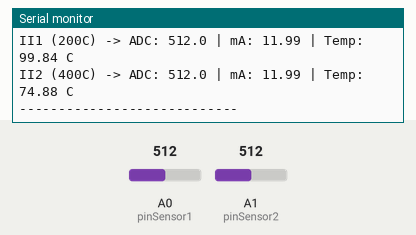
This program was run on a simulated Arduino Mega 2560, built with avr-gcc and run on an emulated ATmega2560. Shown: the last lines printed to the serial monitor. The test bench sets the inputs (shaded band); at power-on: A0 (pinSensor1) = 512, A1 (pinSensor2) = 512.

Above: at 1.2 s.
1.3 s: A0 (pinSensor1) set to 140
At 1.44 s:
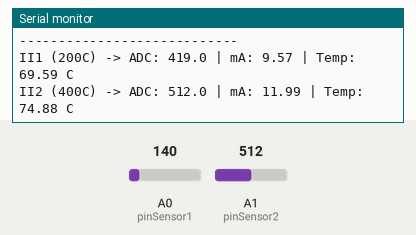
4.3 s: A1 (pinSensor2) set to 716
At 5.6 s:
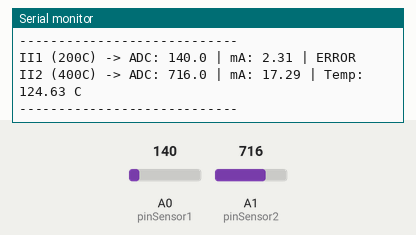
5.8 s: A1 (pinSensor2) set to 900
At 6.34 s:
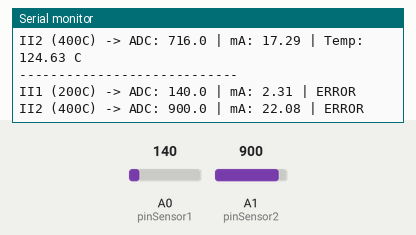
8.8 s: A0 (pinSensor1) set to 122
At 9.5 s:
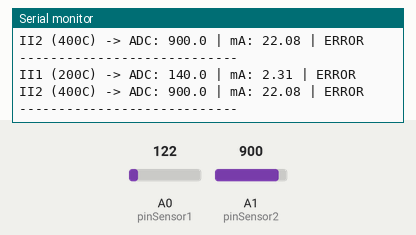
Timing chart, 0 to 11.3 s (numbered marks = the images above; inputs shaded):
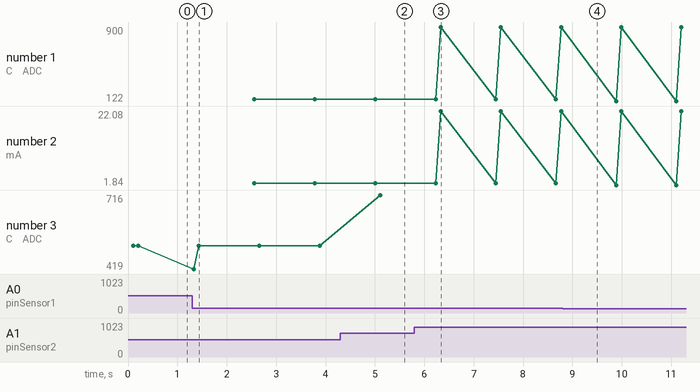

The program:

main.cpp
```cpp
#include <Arduino.h>

// ===== PINES =====
const int pinSensor1 = A0;   // II1: 0 a 200°C
const int pinSensor2 = A1;   // II2: 0 a 400°C

// ===== CALIBRACIÓN ADC (Común para ambos si usan el mismo circuito) =====
float adc_4mA  = 205.0;
float adc_20mA = 820.0;

// ===== RANGOS DE TEMPERATURA =====
float T1_Min = 0.0; float T1_Max = 200.0;
float T2_Min = 0.0; float T2_Max = 150.0;

const int muestras = 20;

// --- Funciones de Procesamiento ---

float leerPromedioADC(int pin, int n) {
  long suma = 0;
  for (int i = 0; i < n; i++) {
    suma += analogRead(pin);
    delay(5); // Reducido un poco para no saturar el loop
  }
  return (float)suma / n;
}

float adcToCorriente_mA(float adc) {
  return 4.0 + ((adc - adc_4mA) * (20.0 - 4.0) / (adc_20mA - adc_4mA));
}

// Nueva función que acepta rango dinámico
float corrienteToTemperatura(float mA, float tMin, float tMax) {
  return tMin + ((mA - 4.0) * (tMax - tMin) / (20.0 - 4.0));
}

void imprimirLectura(String nombre, float adc, float mA, float temp) {
  Serial.print(nombre + " -> ");
  if (mA < 3.6 || mA > 21.0) {
    Serial.println("ADC: " + String(adc, 1) + " | mA: " + String(mA, 2) + " | ERROR");
  } else {
    Serial.println("ADC: " + String(adc, 1) + " | mA: " + String(mA, 2) + " | Temp: " + String(temp, 2) + " C");
  }
}

void setup() {
  Serial.begin(9600);
  analogReference(DEFAULT);
  Serial.println("Lectura Dual PT100 (4-20mA)");
  Serial.println("----------------------------");
}

void loop() {
  // --- Procesar Sensor 1 (II1) ---
  float adc1 = leerPromedioADC(pinSensor1, muestras);
  float ma1  = adcToCorriente_mA(adc1);
  float temp1 = corrienteToTemperatura(ma1, T1_Min, T1_Max);
  imprimirLectura("II1 (200C)", adc1, ma1, temp1);

  // --- Procesar Sensor 2 (II2) ---
  float adc2 = leerPromedioADC(pinSensor2, muestras);
  float ma2  = adcToCorriente_mA(adc2);
  float temp2 = corrienteToTemperatura(ma2, T2_Min, T2_Max);
  imprimirLectura("II2 (400C)", adc2, ma2, temp2);

  Serial.println("----------------------------");
  delay(1000); // Pausa entre lecturas generales
}
```

Measured:
- after the input at 1.3 s, the serial monitor: prints a new line at once (image 1)
- after the input at 4.3 s, the serial monitor: prints a new line after 0.81 s (image 2)
- after the input at 5.8 s, the serial monitor: prints a new line after 0.54 s (image 3)
- plotted number 1: 140 → 900 after the input at 5.8 s
- plotted number 2: 2.31 → 22.08 after the input at 5.8 s
- plotted number 3: 512 → 716 after the input at 4.3 s
